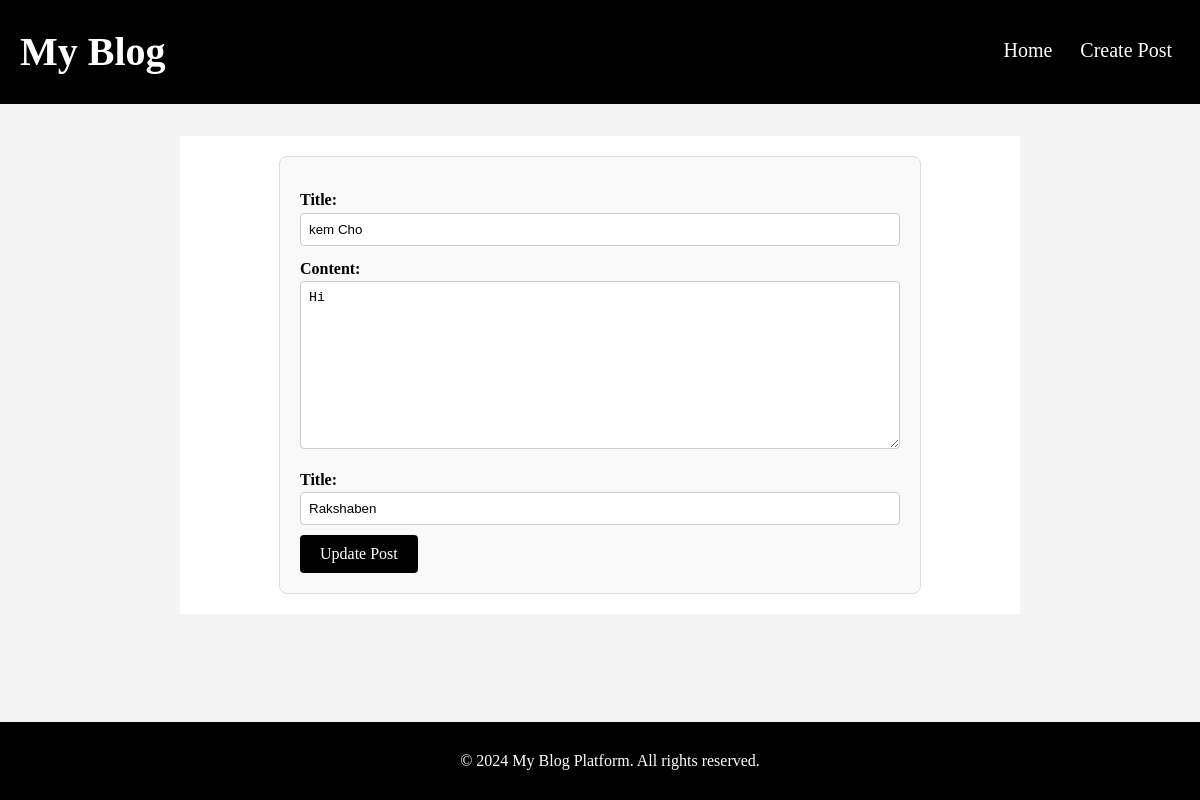
Screenshot of /edit.php?id=6 with the database file from the repository.
### tables this page shows
CREATE TABLE `posts` (
  `id` int(11) NOT NULL,
  `title` varchar(250) NOT NULL,
  `content` varchar(1000) NOT NULL,
  `author` varchar(50) NOT NULL,
  `createdat` timestamp NOT NULL DEFAULT current_timestamp()
);

### edit.php (the view, shortened to what this page needs)
<?php
include 'db.php';
if (isset($_GET['id'])) {
    $id = $_GET['id'];
    $result = $conn->query("SELECT * FROM posts WHERE id = $id");
    $post = $result->fetch_assoc();
}
?>
<!DOCTYPE html>
<html lang="en">
<head>
    <link rel="stylesheet" href="styles.css">
</head>
<body>
<nav>
      <h1>My Blog</h1>
      <ul>
        <li><a href="index.php">Home</a></li>
        <li><a href="create.php">Create Post</a></li>
      </ul>
    </nav>
    <main>
        <form action="edit.php" method="post">
            <label for="title">Title:</label>
            <input type="text" id="title" name="title" value="<?php echo $post['title']; ?>" required>
            <label for="content">Content:</label>
            <textarea id="content" name="content" rows="10" required><?php echo $post['content']; ?></textarea>
            <label for="author">Title:</label>
            <input type="text" id="author" name="author" value="<?php echo $post['author']; ?>" required>
            <button type="submit" name="submit">Update Post</button>
        </form>
    </main>
    <footer>
        <p>&copy; 2024 My Blog Platform. All rights reserved.</p>
    </footer>
</body>
</html>

### styles.css (style rules this page uses)
body { font-family: Arial, sans-serif; line-height: 1.6; margin: 0; padding: 0; background: #f4f4f4; }
nav ul { list-style: none; padding: 0; }
nav ul li { display: inline; margin: 0 0.5rem; }
nav ul li a { color: #fff; text-decoration: none; }
main { margin: 2rem auto; padding: 1rem; max-width: 800px; background: #fff; }
footer { text-align: center; padding: 1rem 0; background: #333; color: #fff; }

### edit.php (style rules this page uses)
body { font-family: "Times New Roman", Times, serif; line-height: 1.6; margin: 0; padding: 0; }
nav { display: flex; justify-content: space-between; align-items: center; background-color: black; padding: 20px 20px; }
nav h1 { color: #fff; font-family: 'Times New Roman', Times, serif; font-size: 40px; margin: 0; }
nav ul { list-style-type: none; margin: 0; padding: 0; display: flex; font-family: 'Times New Roman', Times, serif; }
nav ul li { margin-left: 20px; padding-bottom: 5px; }
nav ul li a { color: #fff; text-decoration: none; font-size: 20px; }
main { padding: 20px; }
form { background-color: #f9f9f9; border: 1px solid #ddd; border-radius: 8px; padding: 20px; max-width: 600px; margin: 0 auto; }
form label { display: block; margin-top: 10px; font-weight: bold; }
form input[type="text"], form textarea { width: 100%; padding: 8px; border: 1px solid #ccc; border-radius: 4px; box-sizing: border-box; }
form textarea { resize: vertical; }
form button { background-color: black; color: #fff; border: none; padding: 10px 20px; border-radius: 4px; cursor: pointer; font-size: 16px; margin-top: 10px; font-family: "Times New Roman", Times, serif; }
footer { background-color: black; color: white; text-align: center; padding: 10px; position: fixed; bottom: 0; width: 100%; }

### rows the page displays
posts: title "kem Cho", content "Hi", author "Rakshaben"
